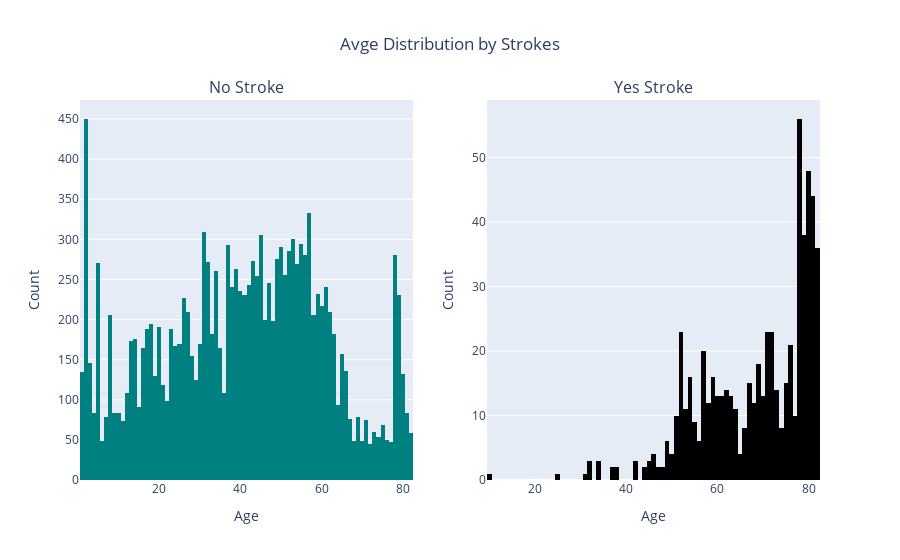

Notebook code cell kept with this figure:
### Code cell
fig = custom_historgram('age', ['Avge Distribution by Strokes', 'Age'])
fig.show()

### Figure 1 — Plotly figure (JSON) as saved in the notebook; plotly's stock layout.template omitted (floating-point values rounded to 4 significant figures; data arrays with more than 128 entries replaced by an {"elided": "..."} marker saying what was removed)
{"data": [{"alignmentgroup": "True", "bingroup": "x", "hovertemplate": "age=%{x}<br>count=%{y}<extra></extra>", "legendgroup": "", "marker": {"color": "#008080", "pattern": {"shape": ""}}, "name": "", "offsetgroup": "", "orientation": "v", "showlegend": false, "type": "histogram", "x": {"elided": "14671 int values"}, "xaxis": "x", "yaxis": "y"}, {"alignmentgroup": "True", "bingroup": "x", "hovertemplate": "age=%{x}<br>count=%{y}<extra></extra>", "legendgroup": "", "marker": {"color": "black", "pattern": {"shape": ""}}, "name": "", "offsetgroup": "", "orientation": "v", "showlegend": false, "type": "histogram", "x": {"elided": "632 int values"}, "xaxis": "x2", "yaxis": "y2"}], "layout": {"annotations": [{"font": {"size": 16}, "showarrow": false, "text": "No Stroke", "x": 0.225, "xanchor": "center", "xref": "paper", "y": 1, "yanchor": "bottom", "yref": "paper"}, {"font": {"size": 16}, "showarrow": false, "text": "Yes Stroke", "x": 0.775, "xanchor": "center", "xref": "paper", "y": 1, "yanchor": "bottom", "yref": "paper"}], "title": {"text": "Avge Distribution by Strokes", "x": 0.5}, "xaxis": {"anchor": "y", "domain": [0, 0.45], "title": {"text": "Age"}}, "xaxis2": {"anchor": "y2", "domain": [0.55, 1], "title": {"text": "Age"}}, "yaxis": {"anchor": "x", "domain": [0, 1], "title": {"text": "Count"}}, "yaxis2": {"anchor": "x2", "domain": [0, 1], "title": {"text": "Count"}}}}
